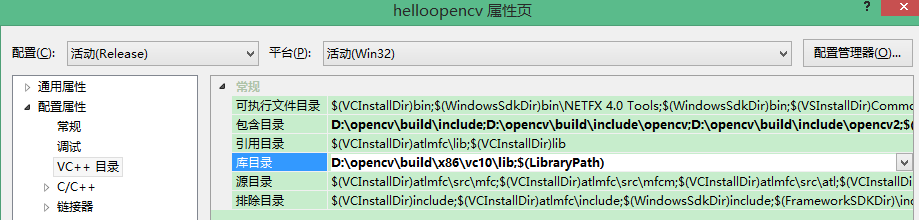
//> input picture VS2010Project/openCV settings.png, 919 x 220 px
$ ./WatershedMain '../openCV settings.png'   (built with g++ and OpenCV 4)
//> lines starting //> are read from the running program, lines starting //| are printed output that depends on the picture; after the words box and inside, x2 and y2 are one past the last pixel; in counts of white or black regions, pixels touching at a corner belong together
//> further down, pSrc is the input picture: 220 rows x 919 cols, CV_8UC3; mean B, G, R 203.6, 218, 195.4
### VS2010Project/helloopencv/WatershedPixel.h

/*
* (WatershedPixel类)根据灰度值对图像像素进行排序
*/
#ifndef WATERSHEDPIXEL_H
#define WATERSHEDPIXEL_H

#include <vector>

class WatershedPixel {
	static const int INIT = -1;	// 用来初始化图像
	static const int MASK = -2;	// 指示新像素点将被处理（每个层级的初始值）
	static const int WSHED = 0;	// 表明像素点属于某个分水岭
	static const int FICTITIOUS = -3;	// 虚拟像素点

	int x;	// 像素点x坐标
	int y;	// 像素点y坐标
	char height;	// 像素点的灰度值
	int label;	// 用于分水岭浸没算法的标签
	int dist;	// 操作像素时用到的距离

	std::vector<WatershedPixel*> neighbours;	// 储存邻域像素

public:
	WatershedPixel(int x, int y, char height) { // 像素点构造函数
		this->x = x;
		this->y = y;
		this->height = height;
		label = INIT;
		dist = 0;
		neighbours.reserve(8);	// 用于存储8连通的邻域像素
	}
	WatershedPixel() { label = FICTITIOUS; } // 虚拟像素点构造函数

	void addNeighbour(WatershedPixel* neighbour) { // 添加邻域像素
		neighbours.push_back(neighbour);
	}
	std::vector<WatershedPixel*>& getNeighbours() { // 获取邻域像素
		return neighbours;
	}

	/* 获取像素灰度值和坐标*/
	char getHeight() const { return height; }
	int getIntHeight() const { return (int) height&0xff; }
	int getX() const {	return x; }
    int getY() const {	return y; }

	/* 设置和获取标签 */
    void setLabel(int label) { this->label = label; }
    void setLabelToINIT() { label = INIT; }
    void setLabelToMASK() { label = MASK; }
    void setLabelToWSHED() { label = WSHED; }
    int getLabel() {   return label; }

	/* 判断当前标签状态 */
    bool isLabelINIT() { return label == INIT; }
    bool isLabelMASK() { return label == MASK; }
    bool isLabelWSHED() { return label == WSHED; }

	/* 设置和获取距离 */
    void setDistance(int distance) { dist = distance; }
    int getDistance() { return dist; }

	/* 判断是否为虚拟像素 */
    bool isFICTITIOUS() { return label == FICTITIOUS; }

	/* 判断是否所有邻域像素为分水岭（用于绘制最后的分水岭） */
    bool allNeighboursAreWSHED() {
        for (unsigned i = 0 ; i < neighbours.size() ; i++) {
            WatershedPixel* r =  neighbours.at(i);
            if ( !r->isLabelWSHED() ) return false;
        }
        return true;
    }
};

#endif

### VS2010Project/helloopencv/WatershedStructure.h

/*
*  (WatershedStructure类)用于存储像素点WatershedPixel
*   并生成各像素点的邻域像素
*/
#ifndef WATERSHEDSTRUCTURE_H
#define WATERSHEDSTRUCTURE_H

#include <algorithm>
#include "WatershedPixel.h"

class WatershedStructure {
    std::vector<WatershedPixel*> watershedStructure;

public:
    WatershedStructure(char* pixels, int width, int height) {	// 结构体构造函数

        watershedStructure.reserve(width * height);	 // 根据像素点总数预分配空间
        /* 将每个像素点信息存入结构体 */
        for (int y = 0; y < height; ++y)
            for (int x = 0; x < width; ++x)
                watershedStructure.push_back(new WatershedPixel(x, y, pixels[x+y*width]));

        /* 计算各个像素点的8连通邻域像素 */
        for (int y = 0; y < height; ++y) {
            int offset = y * width;
            int topOffset = offset + width;
            int bottomOffset = offset - width;

            for (int x = 0; x < width; ++x) {
				int currentindex = x + y*width;	// 当前像素点索引
                WatershedPixel* currentPixel = watershedStructure.at(currentindex);

				if (x - 1 >= 0) {
                    currentPixel->addNeighbour(watershedStructure.at(currentindex-1)); // 左邻域
                    if (y - 1 >= 0)	 // 左下角
                        currentPixel->addNeighbour(watershedStructure.at(currentindex-1 - width));
                    if (y + 1 < height)	 // 左上角
                        currentPixel->addNeighbour(watershedStructure.at(currentindex-1 + width));
                }

                if (x + 1 < width) {
                    currentPixel->addNeighbour(watershedStructure.at(currentindex+1)); // 右邻域
                    if (y - 1 >= 0)	 // 右下角
                        currentPixel->addNeighbour(watershedStructure.at(currentindex+1 - width));
                    if (y + 1 < height) // 右上角
                        currentPixel->addNeighbour(watershedStructure.at(currentindex+1 + width));
                }

                if (y - 1 >= 0) // 下邻域
                    currentPixel->addNeighbour(watershedStructure.at(currentindex-width));

                if (y + 1 < height)	 // 上邻域
                    currentPixel->addNeighbour(watershedStructure.at(currentindex+width));
            }
        }

		/* 根据灰度值对结构体中的所有像素点从小到大进行排序 */
        std::sort(watershedStructure.begin(), watershedStructure.end(),
			[](WatershedPixel * pl, WatershedPixel * pr) { return pl->getIntHeight() < pr->getIntHeight(); });
    } // 构造结束

    ~WatershedStructure() {	// 释放像素类所占空间
        while (!watershedStructure.empty()) {
            WatershedPixel* p = watershedStructure.back();
            delete p; p = NULL;
            watershedStructure.pop_back();
        }
    }

    int size() { return watershedStructure.size(); }	// 返回像素点总数

    WatershedPixel* at(int i) { return watershedStructure.at(i); }	// 返回某个像素点
};

#endif

### VS2010Project/helloopencv/WaterShedAlgorithm.h

/*
*  Vincent and Soille 分水岭浸没算法(1991)的实现
*/

#ifndef WATERSHEDALGORITHM_H
#define WATERSHEDALGORITHM_H

#include <cv.h>
#include <highgui.h>
#include <string>
#include <queue>
#include "WatershedStructure.h"

class WatershedAlgorithm {
    static const int HMIN = 0;	// 最小层
    static const int HMAX = 256;	// 最大层

public:
    void run(IplImage* pSrc, const std::string& imgName) { // 分水岭核心算法
//> called with imgName = "../openCV settings.png"
        std::string inTmp;

		/* 生成灰度图 */
        IplImage* pGray = cvCreateImage(cvGetSize(pSrc), IPL_DEPTH_8U, 1);
        if (pSrc->nChannels == 3) {
            cvCvtColor(pSrc, pGray, CV_BGR2GRAY);
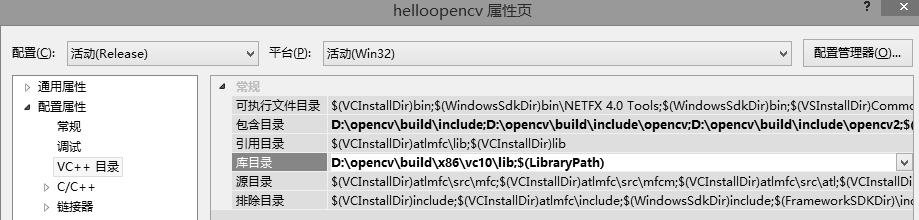
//> pGray: 220 rows x 919 cols, CV_8UC1; min 0, max 255, mean 209.7
            inTmp = imgName + "_Gray.jpg"; cvSaveImage(inTmp.c_str(), pGray);
        }
        else if (pSrc->nChannels == 1)
            cvCopyImage(pSrc, pGray);

		/* 生成二值图(黑白图) */
        IplImage* pBW = cvCreateImage(cvGetSize(pGray), IPL_DEPTH_8U, 1);
        cvAdaptiveThreshold(pGray, pBW, 255, 0, 0, 31); // 自适应阈值化处理
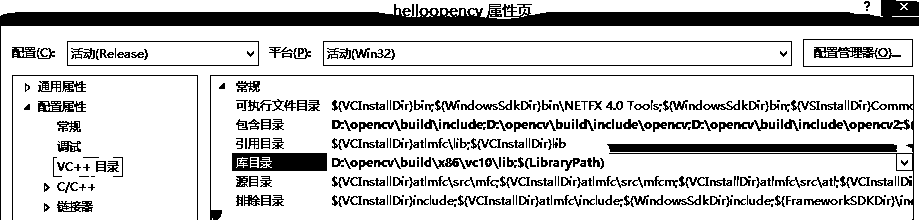
//> pBW: 220 rows x 919 cols, CV_8UC1; 81.1% white; 399 black regions (132 under 20 px), largest, box (x1, y1, x2, y2) and area: (0, 0, 919, 220) 13320, (607, 144, 897, 152) 2300, (210, 75, 914, 220) 1575
        inTmp = imgName + "_BW.jpg"; cvSaveImage(inTmp.c_str(), pBW);

		/* 获取图像信息 */
        char* pixels = pBW->imageData;
        int width = pBW->width;
//> width = 919
        int height = pBW->height;
//> height = 220

        /* Vincent and Soille 分水岭算法（1991）第一步: 将像素点存入结构体并排序 */
        WatershedStructure  watershedStructure(pixels, width, height);
//> after the loop in WatershedStructure, `for (int y = 0; y < height; ++y)`: watershedStructure = 202180 items

		/* Vincent and Soille 分水岭算法（1991）第二步: 泛洪（模拟浸没） */
        /************************ 泛洪（浸没）开始 ****************************/
        std::queue<WatershedPixel*> pque;	// 存储像素的临时队列
        int curlab = 0;
        int heightIndex1 = 0;
        int heightIndex2 = 0;

        for (int h = HMIN; h < HMAX; ++h) { // h-1 层的 Geodesic SKIZ

            for (int pixelIndex = heightIndex1 ; pixelIndex < watershedStructure.size() ; ++pixelIndex) {
                WatershedPixel* p = watershedStructure.at(pixelIndex);

				/* 此像素点位于 h+1 层，暂不处理，跳出循环 */
                if (p->getIntHeight() != h) { heightIndex1 = pixelIndex; break; }

                p->setLabelToMASK(); // 标记此像素将被处理

                std::vector<WatershedPixel*> neighbours = p->getNeighbours();
                for (unsigned i = 0 ; i < neighbours.size() ; ++i) {
                    WatershedPixel* q =  neighbours.at(i);

					 /* 将处于盆地或分水岭的h层的邻接像素点入队 */
                    if (q->getLabel() >= 0) { p->setDistance(1); pque.push(p); break; }
                }
            }

            int curdist = 1;
            pque.push(new WatershedPixel());

            while (true) { // 扩展聚水盆地
                WatershedPixel* p = pque.front(); pque.pop();

                if (p->isFICTITIOUS())
                    if (pque.empty()) { delete p; p = NULL; break; }
                    else {
                        pque.push(new WatershedPixel());
                        curdist++;
                        delete p; p = pque.front(); pque.pop();
                    }

                std::vector<WatershedPixel*> neighbours = p->getNeighbours();
                for (unsigned i = 0 ; i < neighbours.size() ; ++i) { // 通过检查邻接像素来标记 p
                    WatershedPixel* q =  neighbours.at(i);

					/* q属于一个存在的盆地或分水线 */
                    if ( (q->getDistance() <= curdist) &&  (q->getLabel() >= 0) ) {

                        if (q->getLabel() > 0) {
                            if ( p->isLabelMASK() )
                                p->setLabel(q->getLabel());
                            else if (p->getLabel() != q->getLabel())
                                p->setLabelToWSHED();
                        } else if (p->isLabelMASK())
							p->setLabelToWSHED();
                    } else if ( q->isLabelMASK() && (q->getDistance() == 0) ) {
                        q->setDistance( curdist + 1 );
                        pque.push(q);
                    }
                } // 处理邻接像素的for循环
            } // 扩展盆地的while循环

            /* 搜寻并处理h层中新的最小值 */
            for (int pixelIndex = heightIndex2 ; pixelIndex < watershedStructure.size() ; pixelIndex++) {
                WatershedPixel* p = watershedStructure.at(pixelIndex);

				/* 此像素点位于 h+1 层，暂不处理，跳出循环 */
                if (p->getIntHeight() != h) { heightIndex2 = pixelIndex; break; }

                p->setDistance(0); // 重置距离为0

                if (p->isLabelMASK()) { // 该像素位于新最小值区域
                    curlab++;
                    p->setLabel(curlab);
                    pque.push(p);

                    while (!pque.empty()) {
                        WatershedPixel* q = pque.front();
                        pque.pop();

                        std::vector<WatershedPixel*> neighbours = q->getNeighbours();

                        for (unsigned i = 0 ; i < neighbours.size() ; i++) { // 检查p2的邻域像素
                            WatershedPixel* r =  neighbours.at(i);

                            if ( r->isLabelMASK() ) { r->setLabel(curlab); pque.push(r); }
                        }
                    } // end while
                } // end if
            } // end for
        }
//> after the loop, heightIndex1 = 38365; pque = 0 items; heightIndex2 = 38365; curlab = 219
		/************************ 泛洪（浸没）结束 ****************************/

		/* 生成分水线图像 */
        IplImage* pWS = cvCreateImage(cvGetSize(pBW), IPL_DEPTH_8U, 1);
        //cvCopyImage(pBW, pWS);
		cvZero(pBW);
//> pBW: 220 rows x 919 cols, CV_8UC1; every value is 0
        char* wsPixels = pWS->imageData;
//> wsPixels = ""
        char* grayPixels = pGray->imageData;
		/*
        for (int y = 0; y < height; ++y)
            for (int x = 0; x < width; ++x)
                wsPixels[x + y * width] = (char)0;
		*/

        for (int pixelIndex = 0 ; pixelIndex < watershedStructure.size() ; pixelIndex++) {
            WatershedPixel* p = watershedStructure.at(pixelIndex);

            if (p->isLabelWSHED() && !p->allNeighboursAreWSHED()) {
                wsPixels[p->getX() + p->getY()*width] = (char)255; // 在黑色背景中绘制白色分水线
                grayPixels[p->getX() + p->getY()*width] = (char)255;	// 在灰度图中绘制白色分水线
            }
        }
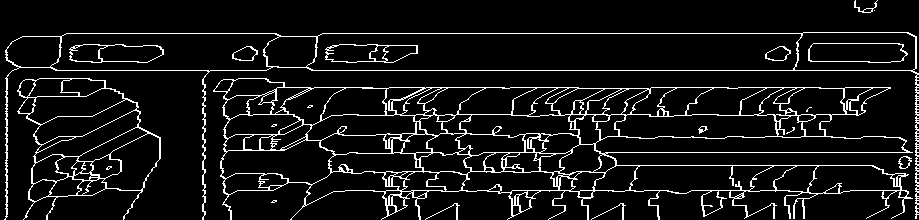
//> pWS: 220 rows x 919 cols, CV_8UC1; 8.3% white in thin lines or dots
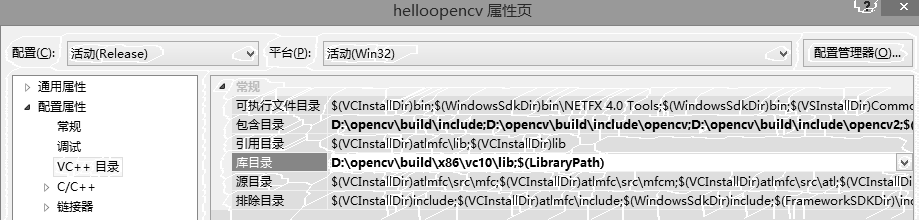
//> pGray: 220 rows x 919 cols, CV_8UC1; 7.17% of pixels changed, all inside (x1, y1, x2, y2) = (4, 0, 919, 220)
        inTmp = imgName + "_WS.jpg"; cvSaveImage(inTmp.c_str(), pWS);
        inTmp = imgName + "_Gray_WS.jpg"; cvSaveImage(inTmp.c_str(), pGray);

		cvReleaseImage(&pGray);
		cvReleaseImage(&pBW);
    }
};

#endif

### VS2010Project/helloopencv/WatershedMain.cpp

/*
* 分水岭算法主函数
*/

#include <string>
#include "WaterShedAlgorithm.h"

int main( int argc, char* argv[] )
{
	std::string imgName;
	if (argc > 1) imgName = argv[1];
	else { printf("usage: ws image_name \n"); return -1; }

	WatershedAlgorithm myWatershed;	// 创建分水岭算法实例
	IplImage* pSrc = cvLoadImage(imgName.c_str(), CV_LOAD_IMAGE_UNCHANGED);
	if (pSrc == NULL) {
		printf("Can't open image: %s \n", imgName.c_str());
		return -1;
	}
	myWatershed.run(pSrc, imgName);	// 运行分水岭算法

	cvShowImage(imgName.c_str(), pSrc);
	std::string inTmp;
	if (pSrc->nChannels == 3) {
		inTmp = imgName + "_Gray.jpg";
		IplImage* pGray = cvLoadImage(inTmp.c_str(), CV_LOAD_IMAGE_UNCHANGED);
		cvShowImage(inTmp.c_str(), pGray);
	}
	inTmp = imgName + "_BW.jpg";
	IplImage* pBW = cvLoadImage(inTmp.c_str(), CV_LOAD_IMAGE_UNCHANGED);
	cvShowImage(inTmp.c_str(), pBW);
	inTmp = imgName + "_WS.jpg";
	IplImage* pWS = cvLoadImage(inTmp.c_str(), CV_LOAD_IMAGE_UNCHANGED);
	cvShowImage(inTmp.c_str(), pWS);
	inTmp = imgName + "_Gray_WS.jpg";
	IplImage* pGWS = cvLoadImage(inTmp.c_str(), CV_LOAD_IMAGE_UNCHANGED);
	cvShowImage(inTmp.c_str(), pGWS);
	cvWaitKey();

	cvReleaseImage(&pSrc);
	return 0;
}
